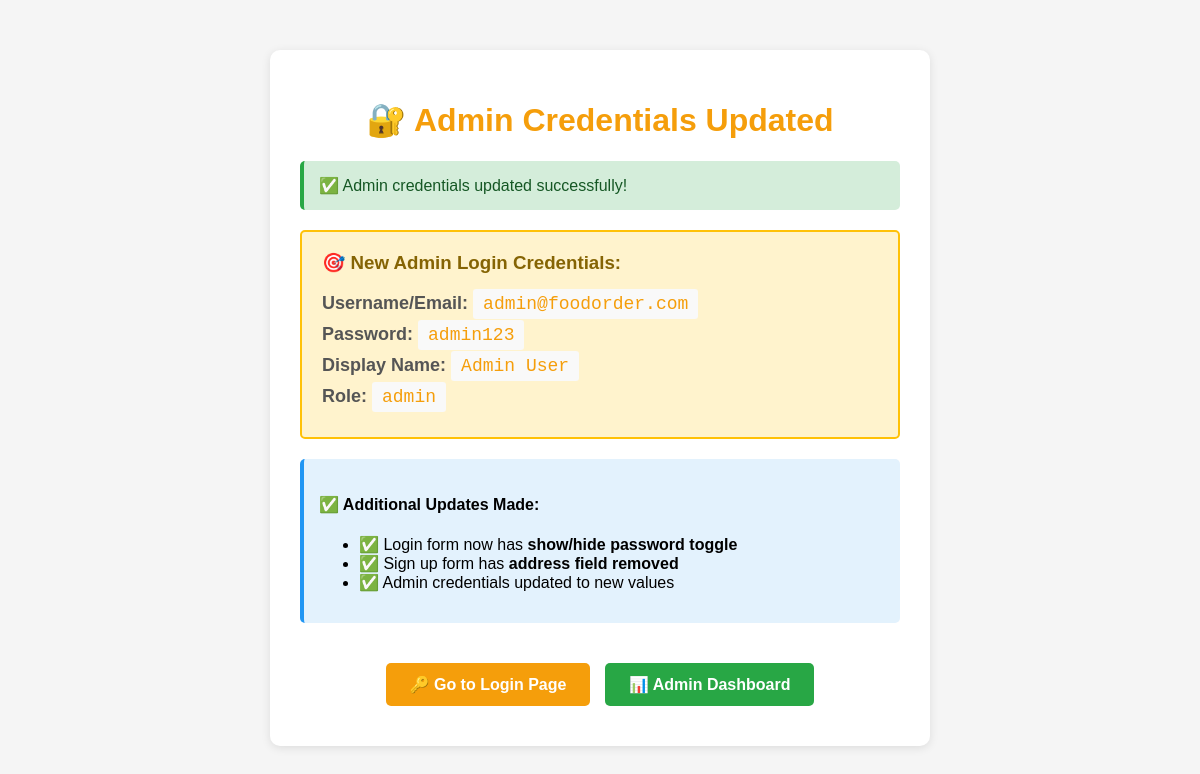
Page /admin/update_admin_credentials.php on the committed database.
### tables this page shows
CREATE TABLE IF NOT EXISTS users (
    id INT AUTO_INCREMENT PRIMARY KEY,
    full_name VARCHAR(100) NOT NULL,
    email VARCHAR(100) UNIQUE NOT NULL,
    password VARCHAR(255) NOT NULL,
    phone VARCHAR(20),
    address TEXT,
    role ENUM('admin', 'customer') DEFAULT 'customer',
    created_at TIMESTAMP DEFAULT CURRENT_TIMESTAMP,
    updated_at TIMESTAMP DEFAULT CURRENT_TIMESTAMP ON UPDATE CURRENT_TIMESTAMP
);

### admin/update_admin_credentials.php (the view, shortened to what this page needs)
<?php
require_once '../db.php';
$username = 'Admin';
$email = 'admin@foodhub.com';
$password = 'admin123';
$hashed_password = password_hash($password, PASSWORD_DEFAULT);
$check_query = "SELECT id FROM users WHERE role = 'admin' LIMIT 1";
$check_result = mysqli_query($conn, $check_query);
if (mysqli_num_rows($check_result) > 0) {
    $update_query = "UPDATE users SET
                     full_name = '$username',
                     email = '$email',
                     password = '$hashed_password'
                     WHERE role = 'admin' LIMIT 1";
    if (mysqli_query($conn, $update_query)) {
        $message = "✅ Admin credentials updated successfully!";
        $status = "success";
    } else {
        $message = "❌ Error updating admin: " . mysqli_error($conn);
        $status = "error";
    }
}
$verify_query = "SELECT id, full_name, email, role FROM users WHERE role = 'admin' LIMIT 1";
$verify_result = mysqli_query($conn, $verify_query);
$admin = mysqli_fetch_assoc($verify_result);
?>
<!DOCTYPE html>
<html lang="en">
<head>
</head>
<body>
    <div class="container">
        <h1>🔐 Admin Credentials Updated</h1>
        <?php if ($status == "success"): ?>
            <div class="success">
                <?php echo $message; ?>
            </div>
            <div class="credentials">
                <h3>🎯 New Admin Login Credentials:</h3>
                <div class="credential-item">
                    <span class="credential-label">Username/Email:</span>
                    <span class="credential-value"><?php echo $admin['email']; ?></span>
                </div>
                <div class="credential-item">
                    <span class="credential-label">Password:</span>
                    <span class="credential-value">admin123</span>
                </div>
                <div class="credential-item">
                    <span class="credential-label">Display Name:</span>
                    <span class="credential-value"><?php echo $admin['full_name']; ?></span>
                </div>
                <div class="credential-item">
                    <span class="credential-label">Role:</span>
                    <span class="credential-value"><?php echo $admin['role']; ?></span>
                </div>
            </div>
            <div class="info">
                <h4>✅ Additional Updates Made:</h4>
                <ul>
                    <li>✅ Login form now has <strong>show/hide password toggle</strong></li>
                    <li>✅ Sign up form has <strong>address field removed</strong></li>
                    <li>✅ Admin credentials updated to new values</li>
                </ul>
            </div>
            <div class="button-group">
                <a href="../auth/login.php" class="btn btn-primary">🔑 Go to Login Page</a>
                <a href="../admin/dashboard.php" class="btn btn-success">📊 Admin Dashboard</a>
            </div>
        <?php endif; ?>
    </div>
</body>
</html>

### admin/update_admin_credentials.php (style rules this page uses)
body { font-family: Arial, sans-serif; margin: 20px; background: #f5f5f5; }
.container { max-width: 600px; margin: 50px auto; background: white; padding: 30px; border-radius: 10px; box-shadow: 0 2px 10px rgba(0,0,0,0.1); }
h1 { color: #f59e0b; text-align: center; }
.success { background: #d4edda; color: #155724; padding: 15px; border-radius: 5px; margin: 20px 0; border-left: 4px solid #28a745; }
.info { background: #e3f2fd; padding: 15px; border-radius: 5px; margin: 20px 0; border-left: 4px solid #2196f3; }
.credentials { background: #fff3cd; padding: 20px; border-radius: 5px; margin: 20px 0; border: 2px solid #ffc107; }
.credentials h3 { margin-top: 0; color: #856404; }
.credential-item { margin: 10px 0; font-size: 18px; }
.credential-label { font-weight: bold; color: #555; }
.credential-value { color: #f59e0b; font-family: monospace; background: #f9f9f9; padding: 5px 10px; border-radius: 3px; }
.btn { display: inline-block; padding: 12px 24px; margin: 10px 5px; text-decoration: none; border-radius: 5px; font-weight: bold; cursor: pointer; text-align: center; }
.btn-primary { background: #f59e0b; color: white; }
.btn-success { background: #28a745; color: white; }
.button-group { text-align: center; margin-top: 30px; }

### rows in the picture
users: email "admin@foodorder.com", full_name "Admin User", role "admin"

### other values in the picture
$message "✅ Admin credentials updated successfully!"
